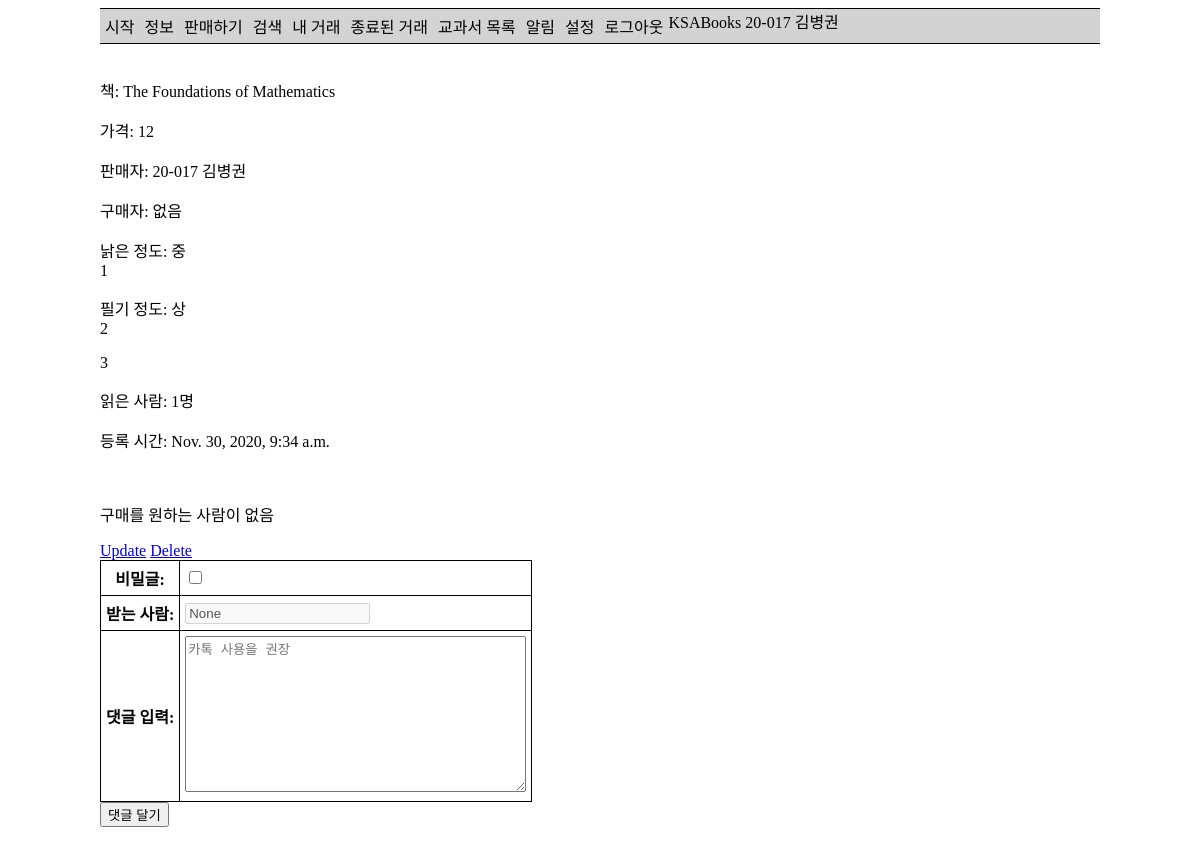
/offer/28 (signed in), run on an earlier commit of the app's database.
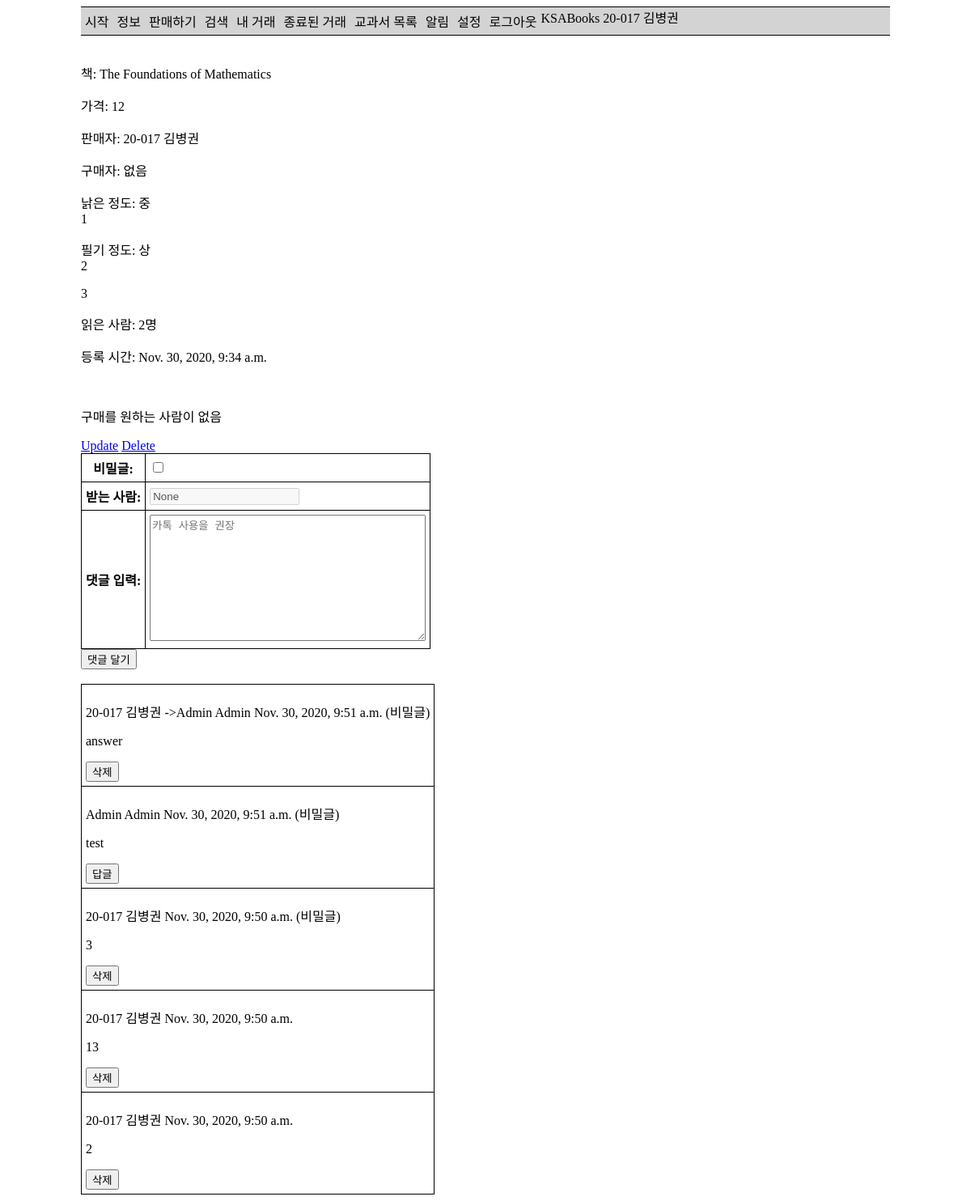
And on a later commit of the database.
### ksa_books_app/models.py (models this page shows, shortened)
class StudentUser(AbstractBaseUser, PermissionsMixin):
    objects = StudentUserManager()
    student_id = models.CharField(max_length=10, verbose_name='학번', help_text='00-000', unique=True)
    name = models.CharField(max_length=100, verbose_name='이름')
    email = models.EmailField()
    is_active = models.BooleanField(default=True)
    is_admin = models.BooleanField(default=False)
    is_superuser = models.BooleanField(default=False)
    is_staff = models.BooleanField(default=False)
    date_joined = models.DateTimeField(auto_now_add=True)
    notifications = models.ManyToManyField(Notification, blank=True)
    unread_notification = models.PositiveIntegerField(default=0)
    notify_books = models.ManyToManyField(Book, verbose_name='원하는 책', blank=True)
    notify_comment = models.BooleanField(default=True, verbose_name='자신에게 댓글을 썼을 때')
    notify_new_offer = models.BooleanField(default=True, verbose_name='원하는 책이 올라왔을 때')
    notify_sold_to_user = models.BooleanField(default=True, verbose_name='자신에게 책을 판매했을 때')
    notify_sold_to_other = models.BooleanField(default=True, verbose_name='구매 신청한 책이 다른 사람에게 판매되었을 때')
    notify_new_want = models.BooleanField(default=True, verbose_name='자신의 책을 누군가 구매 신청했을 때')
    USERNAME_FIELD = 'student_id'
    REQUIRED_FIELDS = ['name']
    def __str__(self):
        return ' '.join([self.student_id, self.name])
    def is_international(self):
        return self.student_id[3] == '2'

class Offer(models.Model):
    seller = models.ForeignKey(settings.AUTH_USER_MODEL, on_delete=models.SET_NULL, null=True,
                               related_name='offer_seller')
    buyer = models.ForeignKey(settings.AUTH_USER_MODEL, on_delete=models.SET_NULL, null=True, blank=True,
                              related_name='offer_buyer')
    want_users = models.ManyToManyField(settings.AUTH_USER_MODEL, blank=True)
    seller_done = models.BooleanField(null=True, default=False)
    buyer_done = models.BooleanField(null=True, default=False)
    book = models.ForeignKey(Book, on_delete=models.SET_NULL, null=True, verbose_name='책')
    price = models.PositiveIntegerField(verbose_name='판매 가격')
    worn_degree = models.CharField(choices=QUALITY, max_length=1, verbose_name='낡은 정도')
    worn_explain = models.TextField(verbose_name='설명', null=True, blank=True)
    note_degree = models.CharField(choices=QUALITY, max_length=1, verbose_name='필기 정도')
    note_explain = models.TextField(verbose_name='설명', null=True, blank=True)
    other = models.TextField(verbose_name='기타 내용', null=True, blank=True)
    date_time = models.DateTimeField(auto_now_add=True, null=True)
    views = models.ManyToManyField(settings.AUTH_USER_MODEL, blank=True, related_name='views')

class Book(models.Model):
    title = models.CharField(max_length=100, verbose_name='제목')
    author = models.CharField(max_length=100, verbose_name='저자')
    courses = models.ManyToManyField(Course, verbose_name='과목')
    subject = models.ForeignKey(Subject, verbose_name='교과', on_delete=models.SET_NULL, null=True)
    publisher = models.CharField(max_length=100, verbose_name='출판사')
    isbn = models.CharField(max_length=13, verbose_name='ISBN',
                            help_text='13 Character <a href="https://www.isbn-international.org/content/what-isbn">ISBN number</a>')
    list_price = models.PositiveIntegerField(verbose_name='정가', null=True, blank=True)
    group_price = models.PositiveIntegerField(verbose_name='공동구매 가격', null=True, blank=True)
    using = models.BooleanField(verbose_name='사용 여부')
    class Meta:
        permissions = (
            ('load_data', 'Can load data'),
        )
        ordering = ['subject']
    def display_courses(self):
        return ', '.join([str(c) for c in self.courses.all()])
    display_courses.short_description = '수업'

class Comment(models.Model):
    sender = models.ForeignKey(settings.AUTH_USER_MODEL, on_delete=models.SET_NULL, null=True,
                               related_name='comment_sender')
    receiver = models.ForeignKey(settings.AUTH_USER_MODEL, on_delete=models.SET_NULL, null=True, blank=True,
                                 related_name='comment_receiver')
    secret = models.BooleanField(null=True)
    text = models.TextField(verbose_name='댓글')
    date_time = models.DateTimeField(null=True, auto_now_add=True)
    offer = models.ForeignKey(Offer, on_delete=models.CASCADE, null=True)
    is_deleted = models.BooleanField(default=False, null=True)
    class Meta:
        ordering = ['-date_time']

### ksa_books_app/views.py (the view, shortened to what this page needs)
# urls.py: path('offer/<int:pk>', views.offer_view, name='check-offer'),
@login_required
def offer_view(request, pk):
    offer = Offer.objects.get(pk=pk)
    if not offer.views.filter(pk=request.user.pk).exists():
        offer.views.add(request.user)
    views = offer.views.all().count()
    want_users = offer.want_users.all()
    if offer.seller == request.user:
        if 'receiver' in request.GET:
            receiver = StudentUser.objects.get(student_id=request.GET.get('receiver'))
        else:
            receiver = None
    else:
        receiver = offer.seller
    if receiver:
        secret = True
    else:
        secret = False
    comment_form = CommentForm(initial={'receiver': str(receiver), 'secret': secret})
    comment_list = Comment.objects.filter(offer=offer, is_deleted=False)
    context = {
        'offer': offer,
        'views': views,
        'comment_form': comment_form,
        'comment_list': comment_list,
        'want_users': want_users,
    }
    return render(request, 'offer_view.html', context=context)

### ksa_books_app/forms.py
class CommentForm(forms.Form):
    secret = forms.BooleanField(label='비밀글', required=False)
    receiver = forms.CharField(label='받는 사람', disabled=True, required=False)
    text = forms.CharField(widget=forms.Textarea(attrs={'placeholder': '카톡 사용을 권장'}), label='댓글 입력')

### ksa_books_app/templates/offer_view.html (shortened to what this page needs)
{% extends 'base_generic.html' %}
{% block content %}
    <p>책: {{ offer.book.title }}</p>
    <p>가격: {{ offer.price }}</p>
    <p>판매자: {{ offer.seller }}</p>
    {% if offer.buyer %}
        <p>구매자: {{ offer.buyer }}</p>
    {% else %}
        <p>구매자: 없음</p>
    {% endif %}
    <p>낡은 정도: {{ offer.get_worn_degree_display }}<br>{{ offer.worn_explain }}</p>
    <p>필기 정도: {{ offer.get_note_degree_display }}<br>{{ offer.note_explain }}</p>
    <p>{{ offer.other }}</p>
    <p>읽은 사람: {{ views }}명</p>
    <p>등록 시간: {{ offer.date_time }}</p>
    <br>
    {% if offer.seller == user %}
        {% if offer.buyer %}
            {% if offer.seller_done %}
                <form method="post">
                    {% csrf_token %}
                    <input type="hidden" name="sell-done-cancel" value="True">
                    <input type="submit" value="거래 완료 취소">
                </form>
            {% else %}
                <form method="post">
                    {% csrf_token %}
                    <input type="hidden" name="sell-cancel" value="True">
                    <input type="submit" value="판매 취소">
                </form>
                <form method="post">
                    {% csrf_token %}
                    <input type="hidden" name="sell-done" value="True">
                    <input type="submit" value="거래 완료">
                </form>
            {% endif %}
        {% else %}
            <p>구매를 원하는 사람이 없음</p>
        {% endif %}
        <a href="{% url 'update-offer' pk=offer.pk %}">Update</a>
        <a href="{% url 'delete-offer' pk=offer.pk %}">Delete</a>
    {% endif %}
    <br>
    <form method="post">
        <table>
            {{ comment_form.as_table }}
        </table>
        <input type="submit" value="댓글 달기">
    </form>
    <br>
    <table>
        <tbody>
            {% for comment in comment_list %}
                {% if not comment.secret or comment.sender == user or comment.receiver == user %}
                    <tr>
                        <td>
                            <p>
                                {{ comment.sender }}
                                {% if offer.seller == comment.sender and comment.receiver %}
                                    ->{{ comment.receiver }}
                                {% endif %}
                                {{ comment.date_time }}
                                {% if comment.secret %}
                                    (비밀글)
                                {% endif %}
                            </p>
                            <p>{{ comment.text }}</p>
                            {% if comment.sender == user %}
                                <form method="post">
                                    <input type="submit" value="삭제">
                                </form>
                            {% elif offer.seller == user %}
                                <form method="get">
                                    <input type="submit" value="답글">
                                </form>
                            {% endif %}
                        </td>
                    </tr>
                {% endif %}
            {% endfor %}
        </tbody>
    </table>
{% endblock %}

### ksa_books_app/templates/base_generic.html (shortened to what this page needs)
{% load tags %}
<!DOCTYPE html>
<html lang="ko">
<head>
</head>
<body>
    <div class="container">
        <div class="navigation">
            <span>KSABooks</span>
            <a href="{% url 'home' %}">시작</a>
            <a href="{% url 'about' %}">정보</a>
            <a href="{% url 'sell' %}">판매하기</a>
            <a href="{% url 'search' %}">검색</a>
            <a href="{% url 'my-offers' %}">내 거래</a>
            <a href="{% url 'past-transaction' %}">종료된 거래</a>
            <a href="{% url 'book-list' %}">교과서 목록</a>
            {% if user.unread_notification == 0 or not user.is_authenticated %}
                <a href="{% url 'notification' %}">알림</a>
            {% else %}
                <a href="{% url 'notification' %}">알림({{ user.unread_notification }})</a>
            {% endif %}
            <a href="{% url 'setting' %}">설정</a>
            {% if user.is_authenticated %}
                <a href="{% url 'logout' %}">로그아웃</a>
            {% else %}
                <a href="{% url 'login' %}">로그인</a>
            {% endif %}
            {% if user.is_authenticated %}
                <span>{{ user }}</span>
            {% endif %}
        </div>
        <br>
        {% block content %}{% endblock %}
    </div>
</body>
</html>

### ksa_books_app/templates/base_generic.html (style rules this page uses)
table, th, td { border: 1px solid #000000; border-collapse: collapse; padding: 5px; }
p { word-break: keep-all; }
.container { max-width: 1000px; margin: auto; }
.navigation { overflow: hidden; background-color: lightgray; border-top: 1px solid black; border-bottom: 1px solid black; }
.navigation a { float: left; display: block; text-align: center; padding: 5px 5px; text-decoration: none; }
.navigation a { color: black; }

What changed in the data, as far as the page shows it:
added Comment: sender "20-017 김병권", receiver "Admin Admin", date_time "Nov. 30, 2020, 9:51 a.m.", secret "(비밀글)", text "answer"
added Comment: sender "Admin Admin", date_time "Nov. 30, 2020, 9:51 a.m.", secret "(비밀글)", text "test"
added Comment: sender "20-017 김병권", date_time "Nov. 30, 2020, 9:50 a.m.", secret "(비밀글)", text "3"
added Comment: sender "20-017 김병권", date_time "Nov. 30, 2020, 9:50 a.m.", text "13"
added Comment: sender "20-017 김병권", date_time "Nov. 30, 2020, 9:50 a.m.", text "2"
Also different on the page:
{{ views }}: "1" → "2"
